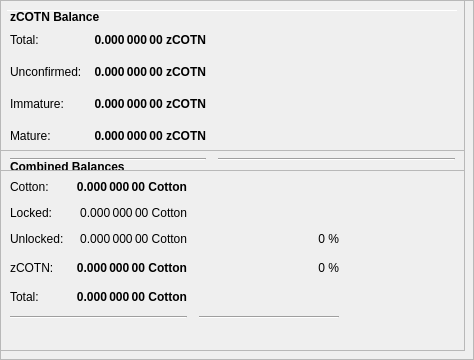
        <widget class="QFrame" name="frameObfuscation">
         <property name="minimumSize">
          <size>
           <width>0</width>
           <height>350</height>
          </size>
         </property>
         <property name="layoutDirection">
          <enum>Qt::LeftToRight</enum>
         </property>
         <property name="frameShape">
          <enum>QFrame::StyledPanel</enum>
         </property>
         <property name="frameShadow">
          <enum>QFrame::Raised</enum>
         </property>
         <widget class="QPushButton" name="runAutoDenom">
          <property name="geometry">
           <rect>
            <x>251</x>
            <y>17</y>
            <width>1</width>
            <height>1</height>
           </rect>
          </property>
          <property name="palette">
           <palette>
            <active>
             <colorrole role="WindowText">
              <brush brushstyle="SolidPattern">
               <color alpha="255">
                <red>0</red>
                <green>0</green>
                <blue>0</blue>
               </color>
              </brush>
             </colorrole>
             <colorrole role="Button">
              <brush brushstyle="SolidPattern">
               <color alpha="255">
                <red>239</red>
                <green>238</green>
                <blue>238</blue>
               </color>
              </brush>
             </colorrole>
             <colorrole role="Light">
              <brush brushstyle="SolidPattern">
               <color alpha="255">
                <red>255</red>
                <green>255</green>
                <blue>255</blue>
               </color>
              </brush>
             </colorrole>
             <colorrole role="Midlight">
              <brush brushstyle="SolidPattern">
               <color alpha="255">
                <red>247</red>
                <green>246</green>
                <blue>246</blue>
               </color>
              </brush>
             </colorrole>
             <colorrole role="Dark">
              <brush brushstyle="SolidPattern">
               <color alpha="255">
                <red>119</red>
                <green>119</green>
                <blue>119</blue>
               </color>
              </brush>
             </colorrole>
             <colorrole role="Mid">
              <brush brushstyle="SolidPattern">
               <color alpha="255">
                <red>159</red>
                <green>159</green>
                <blue>159</blue>
               </color>
              </brush>
             </colorrole>
             <colorrole role="Text">
              <brush brushstyle="SolidPattern">
               <color alpha="255">
                <red>0</red>
                <green>0</green>
                <blue>0</blue>
               </color>
              </brush>
             </colorrole>
             <colorrole role="BrightText">
              <brush brushstyle="SolidPattern">
               <color alpha="255">
                <red>255</red>
                <green>255</green>
                <blue>255</blue>
               </color>
              </brush>
             </colorrole>
             <colorrole role="ButtonText">
              <brush brushstyle="SolidPattern">
               <color alpha="255">
                <red>0</red>
                <green>0</green>
                <blue>0</blue>
               </color>
              </brush>
             </colorrole>
             <colorrole role="Base">
              <brush brushstyle="SolidPattern">
               <color alpha="255">
                <red>255</red>
                <green>255</green>
                <blue>255</blue>
               </color>
              </brush>
             </colorrole>
             <colorrole role="Window">
              <brush brushstyle="SolidPattern">
               <color alpha="255">
                <red>239</red>
                <green>238</green>
                <blue>238</blue>
               </color>
              </brush>
             </colorrole>
             <colorrole role="Shadow">
              <brush brushstyle="SolidPattern">
               <color alpha="255">
                <red>0</red>
                <green>0</green>
                <blue>0</blue>
               </color>
              </brush>
             </colorrole>
             <colorrole role="AlternateBase">
              <brush brushstyle="SolidPattern">
               <color alpha="255">
                <red>247</red>
                <green>246</green>
                <blue>246</blue>
               </color>
              </brush>
             </colorrole>
             <colorrole role="ToolTipBase">
              <brush brushstyle="SolidPattern">
               <color alpha="255">
                <red>255</red>
                <green>255</green>
                <blue>220</blue>
               </color>
              </brush>
             </colorrole>
             <colorrole role="ToolTipText">
              <brush brushstyle="SolidPattern">
               <color alpha="255">
                <red>0</red>
                <green>0</green>
                <blue>0</blue>
               </color>
              </brush>
             </colorrole>
            </active>
            <inactive>
             <colorrole role="WindowText">
              <brush brushstyle="SolidPattern">
               <color alpha="255">
                <red>0</red>
                <green>0</green>
                <blue>0</blue>
               </color>
              </brush>
             </colorrole>
             <colorrole role="Button">
              <brush brushstyle="SolidPattern">
               <color alpha="255">
                <red>239</red>
                <green>238</green>
                <blue>238</blue>
               </color>
              </brush>
             </colorrole>
             <colorrole role="Light">
              <brush brushstyle="SolidPattern">
               <color alpha="255">
                <red>255</red>
                <green>255</green>
                <blue>255</blue>
               </color>
              </brush>
             </colorrole>
             <colorrole role="Midlight">
              <brush brushstyle="SolidPattern">
               <color alpha="255">
                <red>247</red>
                <green>246</green>
                <blue>246</blue>
               </color>
              </brush>
             </colorrole>
             <colorrole role="Dark">
              <brush brushstyle="SolidPattern">
               <color alpha="255">
                <red>119</red>
                <green>119</green>
                <blue>119</blue>
               </color>
              </brush>
             </colorrole>
             <colorrole role="Mid">
              <brush brushstyle="SolidPattern">
               <color alpha="255">
                <red>159</red>
                <green>159</green>
                <blue>159</blue>
               </color>
              </brush>
             </colorrole>
             <colorrole role="Text">
              <brush brushstyle="SolidPattern">
               <color alpha="255">
                <red>0</red>
                <green>0</green>
                <blue>0</blue>
               </color>
              </brush>
             </colorrole>
             <colorrole role="BrightText">
              <brush brushstyle="SolidPattern">
               <color alpha="255">
                <red>255</red>
                <green>255</green>
                <blue>255</blue>
               </color>
              </brush>
             </colorrole>
             <colorrole role="ButtonText">
              <brush brushstyle="SolidPattern">
               <color alpha="255">
                <red>0</red>
                <green>0</green>
                <blue>0</blue>
               </color>
              </brush>
             </colorrole>
             <colorrole role="Base">
              <brush brushstyle="SolidPattern">
               <color alpha="255">
                <red>255</red>
                <green>255</green>
                <blue>255</blue>
               </color>
              </brush>
             </colorrole>
             <colorrole role="Window">
              <brush brushstyle="SolidPattern">
               <color alpha="255">
                <red>239</red>
                <green>238</green>
                <blue>238</blue>
               </color>
              </brush>
             </colorrole>
             <colorrole role="Shadow">
              <brush brushstyle="SolidPattern">
               <color alpha="255">
                <red>0</red>
                <green>0</green>
                <blue>0</blue>
               </color>
              </brush>
             </colorrole>
             <colorrole role="AlternateBase">
              <brush brushstyle="SolidPattern">
               <color alpha="255">
                <red>247</red>
                <green>246</green>
                <blue>246</blue>
               </color>
              </brush>
             </colorrole>
             <colorrole role="ToolTipBase">
              <brush brushstyle="SolidPattern">
               <color alpha="255">
                <red>255</red>
                <green>255</green>
                <blue>220</blue>
               </color>
              </brush>
             </colorrole>
             <colorrole role="ToolTipText">
              <brush brushstyle="SolidPattern">
               <color alpha="255">
                <red>0</red>
                <green>0</green>
                <blue>0</blue>
               </color>
              </brush>
             </colorrole>
            </inactive>
            <disabled>
             <colorrole role="WindowText">
              <brush brushstyle="SolidPattern">
               <color alpha="255">
                <red>119</red>
                <green>119</green>
                <blue>119</blue>
               </color>
              </brush>
             </colorrole>
             <colorrole role="Button">
              <brush brushstyle="SolidPattern">
               <color alpha="255">
                <red>239</red>
                <green>238</green>
                <blue>238</blue>
               </color>
              </brush>
             </colorrole>
             <colorrole role="Light">
              <brush brushstyle="SolidPattern">
               <color alpha="255">
                <red>255</red>
                <green>255</green>
                <blue>255</blue>
               </color>
              </brush>
             </colorrole>
             <colorrole role="Midlight">
              <brush brushstyle="SolidPattern">
               <color alpha="255">
                <red>247</red>
                <green>246</green>
                <blue>246</blue>
               </color>
              </brush>
             </colorrole>
             <colorrole role="Dark">
              <brush brushstyle="SolidPattern">
               <color alpha="255">
                <red>119</red>
                <green>119</green>
                <blue>119</blue>
               </color>
              </brush>
             </colorrole>
             <colorrole role="Mid">
              <brush brushstyle="SolidPattern">
               <color alpha="255">
                <red>159</red>
                <green>159</green>
                <blue>159</blue>
               </color>
              </brush>
             </colorrole>
             <colorrole role="Text">
              <brush brushstyle="SolidPattern">
               <color alpha="255">
                <red>119</red>
                <green>119</green>
                <blue>119</blue>
               </color>
              </brush>
             </colorrole>
             <colorrole role="BrightText">
              <brush brushstyle="SolidPattern">
               <color alpha="255">
                <red>255</red>
                <green>255</green>
                <blue>255</blue>
               </color>
              </brush>
             </colorrole>
             <colorrole role="ButtonText">
              <brush brushstyle="SolidPattern">
               <color alpha="255">
                <red>119</red>
                <green>119</green>
                <blue>119</blue>
               </color>
              </brush>
             </colorrole>
             <colorrole role="Base">
              <brush brushstyle="SolidPattern">
               <color alpha="255">
                <red>239</red>
                <green>238</green>
                <blue>238</blue>
               </color>
              </brush>
             </colorrole>
             <colorrole role="Window">
              <brush brushstyle="SolidPattern">
               <color alpha="255">
                <red>239</red>
                <green>238</green>
                <blue>238</blue>
               </color>
              </brush>
             </colorrole>
             <colorrole role="Shadow">
              <brush brushstyle="SolidPattern">
               <color alpha="255">
                <red>0</red>
                <green>0</green>
                <blue>0</blue>
               </color>
              </brush>
             </colorrole>
             <colorrole role="AlternateBase">
              <brush brushstyle="SolidPattern">
               <color alpha="255">
                <red>239</red>
                <green>238</green>
                <blue>238</blue>
               </color>
              </brush>
             </colorrole>
             <colorrole role="ToolTipBase">
              <brush brushstyle="SolidPattern">
               <color alpha="255">
                <red>255</red>
                <green>255</green>
                <blue>220</blue>
               </color>
              </brush>
             </colorrole>
             <colorrole role="ToolTipText">
              <brush brushstyle="SolidPattern">
               <color alpha="255">
                <red>0</red>
                <green>0</green>
                <blue>0</blue>
               </color>
              </brush>
             </colorrole>
            </disabled>
           </palette>
          </property>
          <property name="focusPolicy">
           <enum>Qt::NoFocus</enum>
          </property>
          <property name="autoFillBackground">
           <bool>true</bool>
          </property>
          <property name="text">
           <string/>
          </property>
          <property name="flat">
           <bool>true</bool>
          </property>
         </widget>
         <widget class="Line" name="line">
          <property name="geometry">
           <rect>
            <x>7</x>
            <y>10</y>
            <width>451</width>
            <height>1</height>
           </rect>
          </property>
          <property name="orientation">
           <enum>Qt::Horizontal</enum>
          </property>
         </widget>
         <widget class="QFrame" name="frame_3">
          <property name="geometry">
           <rect>
            <x>0</x>
            <y>150</y>
            <width>465</width>
            <height>201</height>
           </rect>
          </property>
          <property name="frameShape">
           <enum>QFrame::StyledPanel</enum>
          </property>
          <property name="frameShadow">
           <enum>QFrame::Raised</enum>
          </property>
          <layout class="QVBoxLayout" name="verticalLayout_5">
           <item>
            <layout class="QHBoxLayout" name="horizontalLayout_5" stretch="0">
             <item>
              <widget class="QLabel" name="label_5z">
               <property name="maximumSize">
                <size>
                 <width>16777215</width>
                 <height>20</height>
                </size>
               </property>
               <property name="font">
                <font>
                 <weight>75</weight>
                 <bold>true</bold>
                </font>
               </property>
               <property name="toolTip">
                <string>Combined Balances (including unconfirmed and immature coins)</string>
               </property>
               <property name="text">
                <string>&lt;html&gt;&lt;head/&gt;&lt;body&gt;&lt;p&gt;Combined Balances&lt;/p&gt;&lt;/body&gt;&lt;/html&gt;</string>
               </property>
              </widget>
             </item>
            </layout>
           </item>
           <item>
            <layout class="QGridLayout" name="gridLayout_3">
             <property name="spacing">
              <number>12</number>
             </property>
             <item row="7" column="0" colspan="2">
              <widget class="Line" name="lineSpendableBalance_3">
               <property name="orientation">
                <enum>Qt::Horizontal</enum>
               </property>
              </widget>
             </item>
             <item row="7" column="2">
              <widget class="Line" name="lineWatchBalance_3">
               <property name="sizePolicy">
                <sizepolicy hsizetype="Preferred" vsizetype="Fixed">
                 <horstretch>0</horstretch>
                 <verstretch>0</verstretch>
                </sizepolicy>
               </property>
               <property name="minimumSize">
                <size>
                 <width>140</width>
                 <height>0</height>
                </size>
               </property>
               <property name="orientation">
                <enum>Qt::Horizontal</enum>
               </property>
              </widget>
             </item>
             <item row="4" column="1">
              <widget class="QLabel" name="labelzBalancez">
               <property name="font">
                <font>
                 <weight>75</weight>
                 <bold>true</bold>
                </font>
               </property>
               <property name="cursor">
                <cursorShape>IBeamCursor</cursorShape>
               </property>
               <property name="toolTip">
                <string>Total of transactions that have yet to be confirmed, and do not yet count toward the spendable balance</string>
               </property>
               <property name="text">
                <string notr="true">0.000 000 00 Cotton</string>
               </property>
               <property name="alignment">
                <set>Qt::AlignRight|Qt::AlignTrailing|Qt::AlignVCenter</set>
               </property>
               <property name="textInteractionFlags">
                <set>Qt::LinksAccessibleByMouse|Qt::TextSelectableByKeyboard|Qt::TextSelectableByMouse</set>
               </property>
              </widget>
             </item>
             <item row="6" column="1">
              <widget class="QLabel" name="labelTotalz">
               <property name="font">
                <font>
                 <weight>75</weight>
                 <bold>true</bold>
                </font>
               </property>
               <property name="cursor">
                <cursorShape>IBeamCursor</cursorShape>
               </property>
               <property name="toolTip">
                <string>Total Balance, including unconfirmed and immature coins.</string>
               </property>
               <property name="text">
                <string notr="true">0.000 000 00 Cotton</string>
               </property>
               <property name="alignment">
                <set>Qt::AlignRight|Qt::AlignTrailing|Qt::AlignVCenter</set>
               </property>
               <property name="textInteractionFlags">
                <set>Qt::LinksAccessibleByMouse|Qt::TextSelectableByKeyboard|Qt::TextSelectableByMouse</set>
               </property>
              </widget>
             </item>
             <item row="4" column="3">
              <spacer name="horizontalSpacer_6">
               <property name="orientation">
                <enum>Qt::Horizontal</enum>
               </property>
               <property name="sizeHint" stdset="0">
                <size>
                 <width>40</width>
                 <height>20</height>
                </size>
               </property>
              </spacer>
             </item>
             <item row="6" column="0">
              <widget class="QLabel" name="labelTotalTextz">
               <property name="text">
                <string>Total:</string>
               </property>
              </widget>
             </item>
             <item row="1" column="0">
              <widget class="QLabel" name="labelBalanceTextz">
               <property name="text">
                <string>Cotton:</string>
               </property>
              </widget>
             </item>
             <item row="1" column="1">
              <widget class="QLabel" name="labelBalancez">
               <property name="font">
                <font>
                 <weight>75</weight>
                 <bold>true</bold>
                </font>
               </property>
               <property name="cursor">
                <cursorShape>IBeamCursor</cursorShape>
               </property>
               <property name="toolTip">
                <string>Your current spendable balance</string>
               </property>
               <property name="text">
                <string notr="true">0.000 000 00 Cotton</string>
               </property>
               <property name="alignment">
                <set>Qt::AlignRight|Qt::AlignTrailing|Qt::AlignVCenter</set>
               </property>
               <property name="textInteractionFlags">
                <set>Qt::LinksAccessibleByMouse|Qt::TextSelectableByKeyboard|Qt::TextSelectableByMouse</set>
               </property>
              </widget>
             </item>
             <item row="4" column="0">
              <widget class="QLabel" name="labelzBalanceTextz">
               <property name="toolTip">
                <string/>
               </property>
               <property name="text">
                <string>zCOTN:</string>
               </property>
              </widget>
             </item>
             <item row="4" column="2">
              <widget class="QLabel" name="labelzCOTNPercent">
               <property name="toolTip">
                <string>Current percentage of zCOTN.
If AutoMint is enabled this percentage will settle around the configured AutoMint percentage (default = 10%)</string>
               </property>
               <property name="text">
                <string>0 %</string>
               </property>
               <property name="alignment">
                <set>Qt::AlignRight|Qt::AlignTrailing|Qt::AlignVCenter</set>
               </property>
              </widget>
             </item>
             <item row="6" column="2">
              <widget class="QLabel" name="label100Percent">
               <property name="text">
                <string/>
               </property>
               <property name="alignment">
                <set>Qt::AlignRight|Qt::AlignTrailing|Qt::AlignVCenter</set>
               </property>
              </widget>
             </item>
             <item row="2" column="1">
              <widget class="QLabel" name="labelLockedBalance">
               <property name="toolTip">
                <string>Locked Cotton or Masternode collaterals. These are excluded from zCOTN minting.</string>
               </property>
               <property name="text">
                <string>0.000 000 00 Cotton</string>
               </property>
               <property name="alignment">
                <set>Qt::AlignRight|Qt::AlignTrailing|Qt::AlignVCenter</set>
               </property>
              </widget>
             </item>
             <item row="2" column="0">
              <widget class="QLabel" name="labelLockedBalanceText">
               <property name="toolTip">
                <string>Locked Cotton or Masternode collaterals. These are excluded from zCOTN minting.</string>
               </property>
               <property name="text">
                <string>Locked:</string>
               </property>
              </widget>
             </item>
             <item row="3" column="0">
              <widget class="QLabel" name="labelUnLockedBalanceText">
               <property name="toolTip">
                <string>Unlocked Cottons. These can be used for zCOTN minting.</string>
               </property>
               <property name="text">
                <string>Unlocked:</string>
               </property>
              </widget>
             </item>
             <item row="3" column="1">
              <widget class="QLabel" name="labelUnLockedBalance">
               <property name="toolTip">
                <string>Unlocked Cottons. These can be used for zCOTN minting.</string>
               </property>
               <property name="text">
                <string>0.000 000 00 Cotton</string>
               </property>
               <property name="alignment">
                <set>Qt::AlignRight|Qt::AlignTrailing|Qt::AlignVCenter</set>
               </property>
              </widget>
             </item>
             <item row="3" column="2">
              <widget class="QLabel" name="labelCottonPercent">
               <property name="text">
                <string>0 %</string>
               </property>
               <property name="alignment">
                <set>Qt::AlignRight|Qt::AlignTrailing|Qt::AlignVCenter</set>
               </property>
              </widget>
             </item>
            </layout>
           </item>
           <item>
            <spacer name="verticalSpacer">
             <property name="orientation">
              <enum>Qt::Vertical</enum>
             </property>
             <property name="sizeHint" stdset="0">
              <size>
               <width>20</width>
               <height>40</height>
              </size>
             </property>
            </spacer>
           </item>
          </layout>
         </widget>
         <widget class="QFrame" name="frame_4">
          <property name="geometry">
           <rect>
            <x>0</x>
            <y>0</y>
            <width>465</width>
            <height>171</height>
           </rect>
          </property>
          <property name="frameShape">
           <enum>QFrame::StyledPanel</enum>
          </property>
          <property name="frameShadow">
           <enum>QFrame::Raised</enum>
          </property>
          <layout class="QVBoxLayout" name="verticalLayout_7">
           <item>
            <layout class="QHBoxLayout" name="horizontalLayout_8" stretch="0">
             <item>
              <widget class="QLabel" name="label_5z_3">
               <property name="maximumSize">
                <size>
                 <width>16777215</width>
                 <height>20</height>
                </size>
               </property>
               <property name="font">
                <font>
                 <weight>75</weight>
                 <bold>true</bold>
                </font>
               </property>
               <property name="text">
                <string>zCOTN Balance</string>
               </property>
              </widget>
             </item>
            </layout>
           </item>
           <item>
            <layout class="QGridLayout" name="gridLayout_5">
             <property name="spacing">
              <number>12</number>
             </property>
             <item row="4" column="0">
              <widget class="QLabel" name="labelzBalanceMatureText">
               <property name="toolTip">
                <string>Mature: more than 20 confirmation and more than 1 mints of the same denomination after it was minted.
These zCOTN are spendable.</string>
               </property>
               <property name="text">
                <string>Mature:</string>
               </property>
              </widget>
             </item>
             <item row="5" column="0" colspan="2">
              <widget class="Line" name="lineSpendableBalance_5">
               <property name="orientation">
                <enum>Qt::Horizontal</enum>
               </property>
              </widget>
             </item>
             <item row="1" column="1">
              <widget class="QLabel" name="labelzBalance">
               <property name="font">
                <font>
                 <weight>75</weight>
                 <bold>true</bold>
                </font>
               </property>
               <property name="cursor">
                <cursorShape>IBeamCursor</cursorShape>
               </property>
               <property name="toolTip">
                <string>All available zCOTN, unconfirmed and immature zCOTN included.</string>
               </property>
               <property name="text">
                <string notr="true">0.000 000 00 zCOTN</string>
               </property>
               <property name="alignment">
                <set>Qt::AlignRight|Qt::AlignTrailing|Qt::AlignVCenter</set>
               </property>
               <property name="textInteractionFlags">
                <set>Qt::LinksAccessibleByMouse|Qt::TextSelectableByKeyboard|Qt::TextSelectableByMouse</set>
               </property>
              </widget>
             </item>
             <item row="5" column="2">
              <widget class="Line" name="lineWatchBalance_5">
               <property name="sizePolicy">
                <sizepolicy hsizetype="Preferred" vsizetype="Fixed">
                 <horstretch>0</horstretch>
                 <verstretch>0</verstretch>
                </sizepolicy>
               </property>
               <property name="minimumSize">
                <size>
                 <width>140</width>
                 <height>0</height>
                </size>
               </property>
               <property name="orientation">
                <enum>Qt::Horizontal</enum>
               </property>
              </widget>
             </item>
             <item row="1" column="0">
              <widget class="QLabel" name="labelzBalanceText">
               <property name="toolTip">
                <string>All available zCOTN, unconfirmed and immature zCOTN included.</string>
               </property>
               <property name="text">
                <string>Total:</string>
               </property>
              </widget>
             </item>
             <item row="1" column="2">
              <spacer name="horizontalSpacer_8">
               <property name="orientation">
                <enum>Qt::Horizontal</enum>
               </property>
               <property name="sizeHint" stdset="0">
                <size>
                 <width>40</width>
                 <height>20</height>
                </size>
               </property>
              </spacer>
             </item>
             <item row="4" column="2">
              <spacer name="horizontalSpacer_4">
               <property name="orientation">
                <enum>Qt::Horizontal</enum>
               </property>
               <property name="sizeHint" stdset="0">
                <size>
                 <width>40</width>
                 <height>20</height>
                </size>
               </property>
              </spacer>
             </item>
             <item row="4" column="1">
              <widget class="QLabel" name="labelzBalanceMature">
               <property name="font">
                <font>
                 <weight>75</weight>
                 <bold>true</bold>
                </font>
               </property>
               <property name="toolTip">
                <string>Mature: more than 20 confirmation and more than 1 mints of the same denomination after it was minted.
These zCOTN are spendable.</string>
               </property>
               <property name="text">
                <string>0.000 000 00 zCOTN</string>
               </property>
               <property name="alignment">
                <set>Qt::AlignRight|Qt::AlignTrailing|Qt::AlignVCenter</set>
               </property>
              </widget>
             </item>
             <item row="2" column="0">
              <widget class="QLabel" name="labelzBalanceUnconfirmedText">
               <property name="toolTip">
                <string>Unconfirmed: less than 20 confirmations
Immature: confirmed, but less than 1 mints of the same denomination after it was minted</string>
               </property>
               <property name="text">
                <string>Unconfirmed:</string>
               </property>
              </widget>
             </item>
             <item row="2" column="1">
              <widget class="QLabel" name="labelzBalanceUnconfirmed">
               <property name="font">
                <font>
                 <weight>75</weight>
                 <bold>true</bold>
                </font>
               </property>
               <property name="toolTip">
                <string>Unconfirmed: less than 20 confirmations
Immature: confirmed, but less than 1 mints of the same denomination after it was minted</string>
               </property>
               <property name="text">
                <string>0.000 000 00 zCOTN</string>
               </property>
               <property name="alignment">
                <set>Qt::AlignRight|Qt::AlignTrailing|Qt::AlignVCenter</set>
               </property>
              </widget>
             </item>
             <item row="2" column="2">
              <spacer name="horizontalSpacer_5">
               <property name="orientation">
                <enum>Qt::Horizontal</enum>
               </property>
               <property name="sizeHint" stdset="0">
                <size>
                 <width>40</width>
                 <height>20</height>
                </size>
               </property>
              </spacer>
             </item>
             <item row="3" column="0">
              <widget class="QLabel" name="labelzBalanceImmatureText">
               <property name="toolTip">
                <string>Unconfirmed: less than 20 confirmations
Immature: confirmed, but less than 1 mints of the same denomination after it was minted</string>
               </property>
               <property name="text">
                <string>Immature:</string>
               </property>
              </widget>
             </item>
             <item row="3" column="1">
              <widget class="QLabel" name="labelzBalanceImmature">
               <property name="font">
                <font>
                 <weight>75</weight>
                 <bold>true</bold>
                </font>
               </property>
               <property name="toolTip">
                <string>Unconfirmed: less than 20 confirmations
Immature: confirmed, but less than 1 mints of the same denomination after it was minted</string>
               </property>
               <property name="text">
                <string>0.000 000 00 zCOTN</string>
               </property>
               <property name="alignment">
                <set>Qt::AlignRight|Qt::AlignTrailing|Qt::AlignVCenter</set>
               </property>
              </widget>
             </item>
             <item row="3" column="2">
              <spacer name="horizontalSpacer_7">
               <property name="orientation">
                <enum>Qt::Horizontal</enum>
               </property>
               <property name="sizeHint" stdset="0">
                <size>
                 <width>40</width>
                 <height>20</height>
                </size>
               </property>
              </spacer>
             </item>
            </layout>
           </item>
          </layout>
         </widget>
        </widget>
